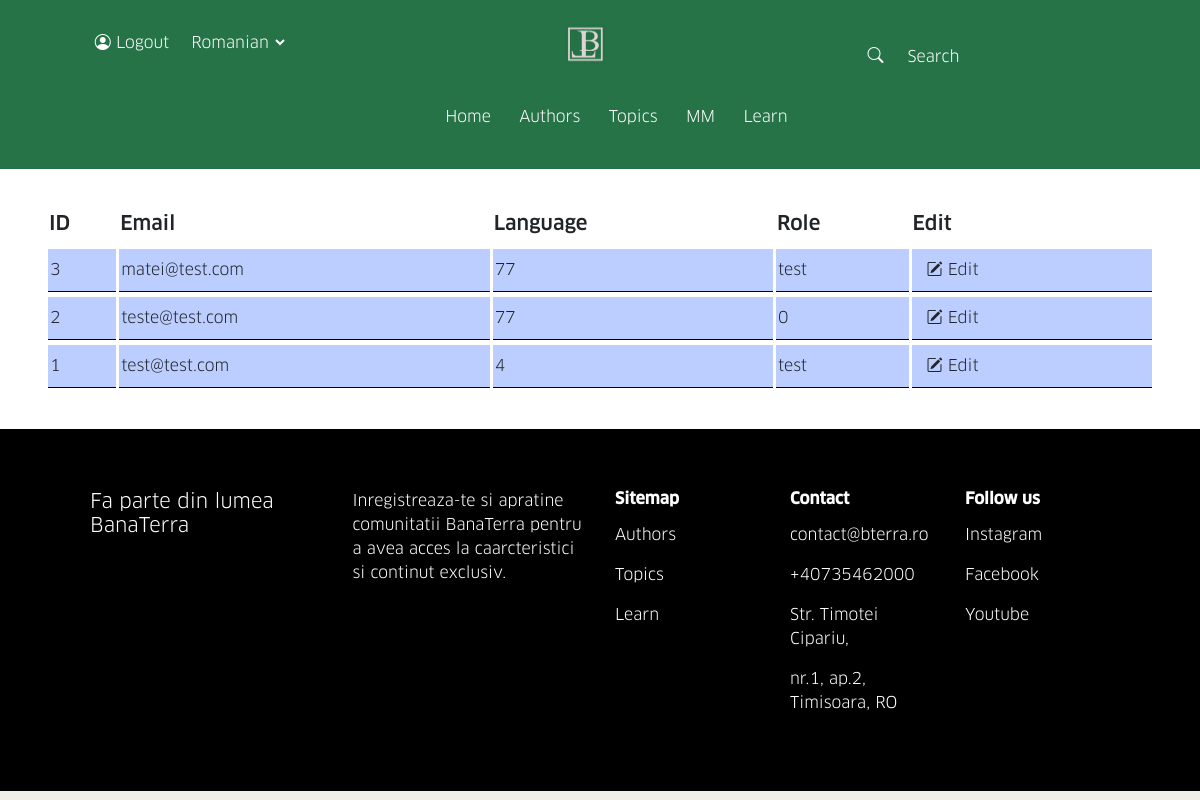
Page /users.php (signed in) on the committed database.
### tables this page shows
CREATE TABLE `user` (
  `id` int(11) NOT NULL,
  `email` varchar(255) NOT NULL,
  `password` varchar(255) NOT NULL,
  `role` int(11) NOT NULL DEFAULT 1,
  `gender` tinyint(3) NOT NULL,
  `active` tinyint(3) NOT NULL DEFAULT 1,
  `b_date` date NOT NULL,
  `lang_id` int(11) NOT NULL
);

CREATE TABLE `roles` (
  `id` int(11) NOT NULL,
  `name` varchar(255) NOT NULL,
  `edit` int(11) NOT NULL,
  `plus` int(11) NOT NULL,
  `del` int(11) NOT NULL,
  `lang` int(11) NOT NULL,
  `tag` int(11) NOT NULL,
  `auth` int(11) NOT NULL DEFAULT 0
);

### lang.php (called while the page is built, shortened)
<?php
include 'connection.php';
$sql = "SELECT * FROM `lang` WHERE `active`=\"1\";";
$result = mysqli_query($conn, $sql);
?>

### users.php (the view, shortened to what this page needs)
<?php
if(!isset($_SESSION["loggedin"]) || $_SESSION["loggedin"] !== true){
	$link="login.php";
	$text="Login";
}
else
{
	$link="_logout.php";
	$text="Logout";
}
include 'connection.php';
$sql = "SELECT * FROM user ORDER BY `user`.`id` DESC";
$resultsss = mysqli_query($conn, $sql);
?>
<!DOCTYPE html>
<html lang="en">
	<head>
		<link rel="stylesheet" href="https://cdnjs.cloudflare.com/ajax/libs/font-awesome/4.7.0/css/font-awesome.min.css" />
		<link rel="stylesheet" href="https://cdn.jsdelivr.net/npm/bootstrap-icons@1.10.5/font/bootstrap-icons.css" />
		<link
			href="https://cdn.jsdelivr.net/npm/bootstrap@5.3.0/dist/css/bootstrap.min.css"
			rel="stylesheet"
 />
		<link
			rel="stylesheet"
			type="text/css"
			href="https://stackpath.bootstrapcdn.com/bootstrap/4.1.0/css/bootstrap.min.css" />
		<link
			rel="stylesheet"
			type="text/css"
			href="https://stackpath.bootstrapcdn.com/font-awesome/4.7.0/css/font-awesome.min.css" />
		<link rel="stylesheet" href="css/style.css" />
		<link rel="stylesheet" href="css/cerculete.css" />
	</head>
	<body>
		<section class="nav">
			<div class="row navrow">
				<div class="col-md-4 col-sm-4 col-4">
				<button class="btn no-out-focus white-txt" onclick="location.href='<?php echo $link;?>'"><i class="bi bi-person-circle"></i> <?php echo $text;?></button>
					<select class="no-bg no-out-focus white-txt" data-width="fit">
					<?php
						include "lang.php";
						while($row10= mysqli_fetch_assoc($result))
						{
							echo '<option data-content="'.$row10["code"].'"';
							if($_SESSION["lang"]===$row10["lang_id"])
								echo"selected";
							echo '>'.$row10["name"].'</option>';
						}
						?>
					</select>
				</div>
				<div class="col-md-4 col-sm-4 col-4">
					<img class="logo-sm" src="images/logo.jpg" />
				</div>
				<div class="col-md-4 col-4 d-none d-md-block">
					<form class="d-flex" role="search">
						<button class="btn no-bg no-out-focus white-txt" type="submit">
							<i class="bi bi-search"></i>
						</button>
						<input
							class="form-control me-2 no-out-focus no-bg white-txt"
							type="search"
							placeholder="Search"
							aria-label="Search" />
					</form>
				</div>
				<div class="col-md-4 col-4 col-sm-4 mx-auto">
					<nav class="navbar navbar-expand-lg bg-* justify-content-center">
						<div class="container-fluid">
							<div class="collapse navbar-collapse" id="navbarSupportedContent">
								<ul class="navbar-nav">
									<li class="nav-item">
										<a class="nav-link white-txt" href="/">Home</a>
									</li>
									<li class="nav-item">
										<a class="nav-link white-txt" href="authors.php">Authors</a>
									</li>
									<li class="nav-item">
										<a class="nav-link white-txt" href="topics.php">Topics</a>
									</li>
									<li class="nav-item">
										<a class="nav-link white-txt" href="mm.php">MM</a>
									</li>
									<li class="nav-item">
										<a class="nav-link white-txt" href="learn.php">Learn</a>
									</li>
								</ul>
							</div>
						</div>
					</nav>
				</div>
			</div>
		</section>
		<section class="banaterra sect-padding after-sect-padding">
			<div class="container">
            <table>
                <tr>
                    <th><h5>ID</h5></th>
                    <th><h5>Email</h5></th>
					<th><h5>Language</h5></th>
                    <th><h5>Role</h5></th>
                    <th><h5>Edit</h5></th>
                </tr>
						<?php
						include 'connection.php';
						while($row= mysqli_fetch_assoc($resultsss))
							{
                            echo '<tr>
                                    <td>'.$row["id"].'</td>
                                    <td>'.$row["email"].'</td>								</td>
                                    <td>'.$row["lang_id"].'</td>';
                                $role_id=$row["role"];
                                $sql3 = "SELECT * FROM roles WHERE id='$role_id'";
                                $resultss = mysqli_query($conn, $sql3);
                                $rows = mysqli_fetch_array($resultss, MYSQLI_ASSOC);
                                $count = mysqli_num_rows($resultss);
                                if($count == 1){
                                echo'<td>'.$rows["name"].'</td>';
                                }
                                else{
                                    echo'<td> 0 </td>';
                                }
                                echo '<td><button class="btn" onclick="location.href='."'editUser.php?type=edit&id=".$row["id"]."'".'"><i class="bi bi-pencil-square"></i> Edit </button></td>
                                </tr>';
							}
						?>
            </table>
			</div>
		</section>
		<footer>
			<div class="container cont-5-padding footer">
				<div class="row">
					<div class="col-md-3">
						<h5>
							Fa parte din lumea <br />
							BanaTerra
						</h5>
					</div>
					<div class="col-md-3">
						<p>
							Inregistreaza-te si apratine comunitatii BanaTerra pentru a avea acces la caarcteristici si continut
							exclusiv.
						</p>
						<a href="register.php">Register area</a>
					</div>
					<div class="col-md-6" id="footer-menu">
						<div class="row menu">
							<div class="col-md-4">
								<h6>Sitemap</h6>
								<p><a class="footer-link" href="">Authors</a></p>
								<p><a class="footer-link" href="">Topics</a></p>
								<p><a class="footer-link" href="">Learn</a></p>
							</div>
							<div class="col-md-4">
								<h6>Contact</h6>
								<p>contact@bterra.ro</p>
								<p>+40735462000</p>
								<p>Str. Timotei Cipariu,</p>
								<p>nr.1, ap.2, Timisoara, RO</p>
							</div>
							<div class="col-md-4">
								<h6>Follow us</h6>
								<p>Instagram</p>
								<p>Facebook</p>
								<p>Youtube</p>
							</div>
						</div>
					</div>
				</div>
			</div>
		</footer>
	</body>
</html>

### css/style.css (style rules this page uses)
.nav { background-color: #267347; }
body { font-family: 'ClanProRegular'; background-color: rgb(241, 237, 233); }
.navrow { width:100vw; text-align: center; }
.col-4 { text-align: center; }
.nav { padding: 2% 0; }
.white-txt { color: white; }
.logo-sm { height: 40px; aspect-ratio: 1; }
.no-bg, .no-bg:focus, .no-bg:active { box-sizing: unset; background: none; border:none; }
.nav-item { margin: 0 2%; }
.sect-padding { padding-top: 3%; }
a, a:hover { text-decoration: none; color: black; }
footer { background-color: #000000; color: #ffffff; }
.chooser .dropdown,button { display: inline; }
.footer { padding: 2% 0; }
footer h6 { padding-bottom: 5%; font-weight: bolder; font-family: "ClanProMedium"; }
#footer-menu a { color:white; margin-top:5%; }
.autori, .cont-5-padding { padding:5% }
.banaterra, .white-bg { background-color: white; }
.banaterra h5, .donate h5 { font-family: "ClanProMedium"; }
.after-sect-padding { padding-bottom: 3%; }
form { width: 70%; margin: 2% 15%; }
table { width:100%; border-collapse: separate; border-spacing: 3px 5px; }
td { border-bottom: #000000 1px solid; background-color: #bcceff; padding: 2px; }

### rows in the picture
user: id "3", email "matei@test.com", lang "77", roles.name "test"
user: id "2", email "teste@test.com", lang "77", shows "0"
user: id "1", email "test@test.com", lang "4", roles.name "test"

### other values in the picture
$text "Logout"
form field value "Romanian"
